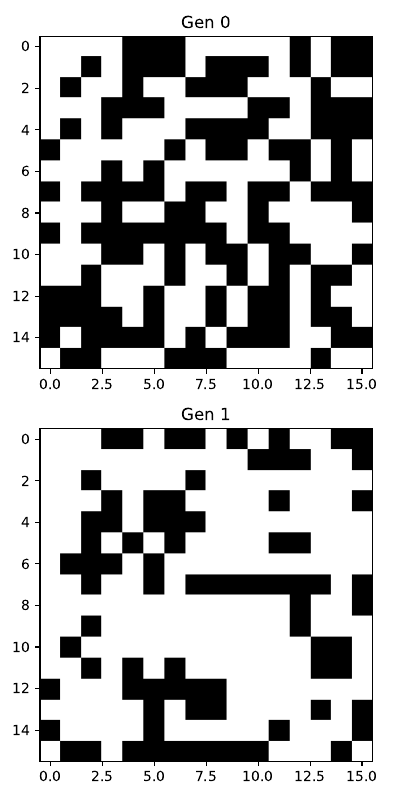

Generate this figure with Python:
import numpy as np
import matplotlib.pyplot as plt

type Coord = tuple[int, int]


def neighbours(src: np.ndarray, coord: Coord):
    rows, cols = src.shape

    offsets = [(-1, -1), (-1, 0), (-1, 1), (0, -1), (0, 1), (1, -1), (1, 0), (1, 1)]

    for offset in offsets:
        x = coord[0] + offset[0]
        y = coord[1] + offset[1]

        if 0 <= x < rows and 0 <= y < cols:
            yield src[x, y]


def game_of_life(src: np.ndarray):
    next_gen = src.copy()

    for idx, cell in np.ndenumerate(src):
        alive_neighbours = sum(neighbours(src, idx))
        next_gen[idx] = 1 if alive_neighbours == 3 or (cell == 1 and alive_neighbours == 2) else 0

    return next_gen


fig, ax = plt.subplots(2, 1, figsize=(4, 8))

gen = np.random.randint(0, 2, size=(16, 16))
ax[0].set_title("Gen 0")
ax[0].imshow(gen, cmap="binary")

gen = game_of_life(gen)
ax[1].set_title("Gen 1")
ax[1].imshow(gen, cmap="binary")

plt.tight_layout()
plt.savefig("src/01/02f.pdf", format="pdf")
plt.show()
